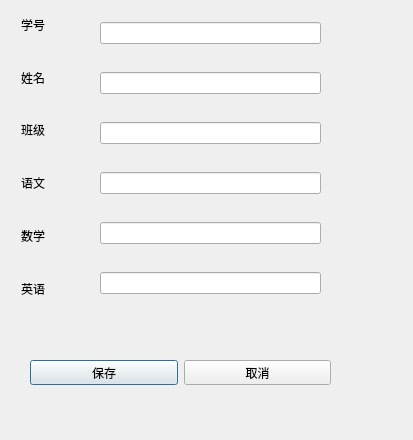
<?xml version="1.0" encoding="UTF-8"?>
<ui version="4.0">
 <class>addStudentPage</class>
 <widget class="QDialog" name="addStudentPage">
  <property name="geometry">
   <rect>
    <x>0</x>
    <y>0</y>
    <width>413</width>
    <height>440</height>
   </rect>
  </property>
  <property name="windowTitle">
   <string>Dialog</string>
  </property>
  <widget class="QWidget" name="">
   <property name="geometry">
    <rect>
     <x>21</x>
     <y>1</y>
     <width>31</width>
     <height>311</height>
    </rect>
   </property>
   <layout class="QVBoxLayout" name="labels">
    <item>
     <widget class="QLabel" name="studentNumberLabel">
      <property name="text">
       <string>学号</string>
      </property>
     </widget>
    </item>
    <item>
     <widget class="QLabel" name="nameLabel">
      <property name="text">
       <string>姓名</string>
      </property>
     </widget>
    </item>
    <item>
     <widget class="QLabel" name="classLabel">
      <property name="text">
       <string>班级</string>
      </property>
     </widget>
    </item>
    <item>
     <widget class="QLabel" name="chineseLabel">
      <property name="text">
       <string>语文</string>
      </property>
     </widget>
    </item>
    <item>
     <widget class="QLabel" name="mahLabel">
      <property name="text">
       <string>数学</string>
      </property>
     </widget>
    </item>
    <item>
     <widget class="QLabel" name="englishLabel">
      <property name="text">
       <string>英语</string>
      </property>
     </widget>
    </item>
   </layout>
  </widget>
  <widget class="QWidget" name="">
   <property name="geometry">
    <rect>
     <x>100</x>
     <y>0</y>
     <width>221</width>
     <height>321</height>
    </rect>
   </property>
   <layout class="QVBoxLayout" name="lineEdits">
    <item>
     <widget class="QLineEdit" name="studentNumberLineEdit"/>
    </item>
    <item>
     <widget class="QLineEdit" name="nameLineEdit"/>
    </item>
    <item>
     <widget class="QLineEdit" name="classNameLineEdit"/>
    </item>
    <item>
     <widget class="QLineEdit" name="chineseLineEdit"/>
    </item>
    <item>
     <widget class="QLineEdit" name="mathLineEdit"/>
    </item>
    <item>
     <widget class="QLineEdit" name="englishLineEdit"/>
    </item>
   </layout>
  </widget>
  <widget class="QWidget" name="">
   <property name="geometry">
    <rect>
     <x>30</x>
     <y>360</y>
     <width>301</width>
     <height>25</height>
    </rect>
   </property>
   <layout class="QHBoxLayout" name="horizontalLayout">
    <item>
     <widget class="QPushButton" name="savePushButton">
      <property name="text">
       <string>保存</string>
      </property>
     </widget>
    </item>
    <item>
     <widget class="QPushButton" name="cancelPushButton_2">
      <property name="text">
       <string>取消</string>
      </property>
     </widget>
    </item>
   </layout>
  </widget>
 </widget>
 <resources/>
 <connections/>
</ui>
